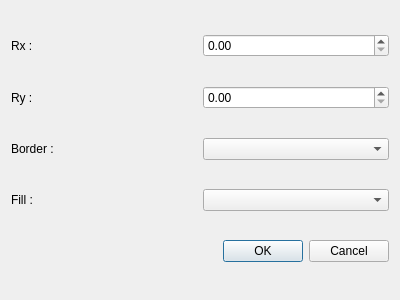
<?xml version="1.0" encoding="UTF-8"?>
<ui version="4.0">
 <class>DlgCustomEllipseEditor</class>
 <widget class="QDialog" name="DlgCustomEllipseEditor">
  <property name="geometry">
   <rect>
    <x>0</x>
    <y>0</y>
    <width>400</width>
    <height>300</height>
   </rect>
  </property>
  <property name="windowTitle">
   <string>Dialog</string>
  </property>
  <layout class="QGridLayout" name="gridLayout">
   <item row="0" column="0">
    <layout class="QHBoxLayout" name="horizontalLayout">
     <item>
      <widget class="QLabel" name="label">
       <property name="text">
        <string>Rx :</string>
       </property>
      </widget>
     </item>
     <item>
      <widget class="QDoubleSpinBox" name="dSB_rx"/>
     </item>
    </layout>
   </item>
   <item row="1" column="0">
    <layout class="QHBoxLayout" name="horizontalLayout_2">
     <item>
      <widget class="QLabel" name="label_2">
       <property name="text">
        <string>Ry :</string>
       </property>
      </widget>
     </item>
     <item>
      <widget class="QDoubleSpinBox" name="dSB_ry"/>
     </item>
    </layout>
   </item>
   <item row="2" column="0">
    <layout class="QHBoxLayout" name="horizontalLayout_3">
     <item>
      <widget class="QLabel" name="label_3">
       <property name="text">
        <string>Border :</string>
       </property>
      </widget>
     </item>
     <item>
      <widget class="QComboBox" name="cB_border"/>
     </item>
    </layout>
   </item>
   <item row="3" column="0">
    <layout class="QHBoxLayout" name="horizontalLayout_4">
     <item>
      <widget class="QLabel" name="label_4">
       <property name="text">
        <string>Fill :</string>
       </property>
      </widget>
     </item>
     <item>
      <widget class="QComboBox" name="cB_fill"/>
     </item>
    </layout>
   </item>
   <item row="4" column="0">
    <widget class="QDialogButtonBox" name="buttonBox">
     <property name="orientation">
      <enum>Qt::Horizontal</enum>
     </property>
     <property name="standardButtons">
      <set>QDialogButtonBox::Cancel|QDialogButtonBox::Ok</set>
     </property>
    </widget>
   </item>
  </layout>
 </widget>
 <resources/>
 <connections>
  <connection>
   <sender>buttonBox</sender>
   <signal>accepted()</signal>
   <receiver>DlgCustomEllipseEditor</receiver>
   <slot>accept()</slot>
   <hints>
    <hint type="sourcelabel">
     <x>248</x>
     <y>254</y>
    </hint>
    <hint type="destinationlabel">
     <x>157</x>
     <y>274</y>
    </hint>
   </hints>
  </connection>
  <connection>
   <sender>buttonBox</sender>
   <signal>rejected()</signal>
   <receiver>DlgCustomEllipseEditor</receiver>
   <slot>reject()</slot>
   <hints>
    <hint type="sourcelabel">
     <x>316</x>
     <y>260</y>
    </hint>
    <hint type="destinationlabel">
     <x>286</x>
     <y>274</y>
    </hint>
   </hints>
  </connection>
 </connections>
</ui>
